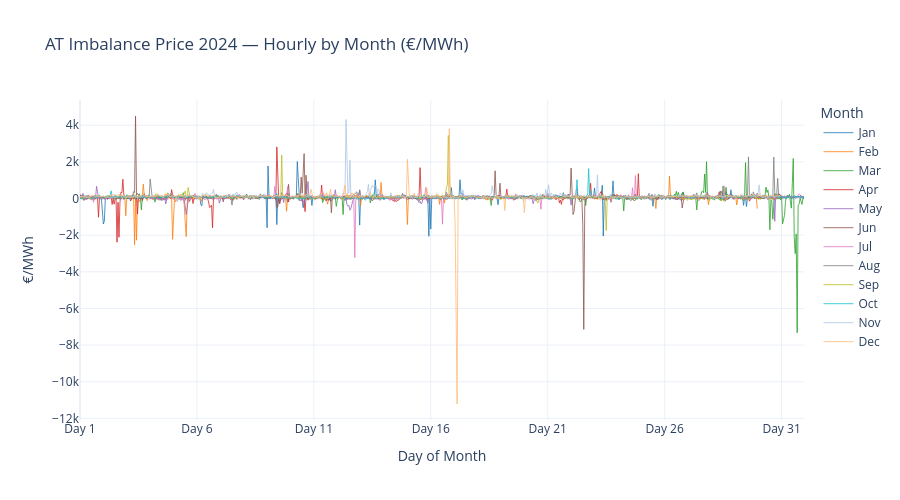

Notebook code cell kept with this figure:
### Code cell
# --- Chart: Hourly imbalance price overlaid by month (30-day x-axis) ---
# X-axis = fractional day-of-month (0–31), one trace per month, each a different color.

month_labels = ["Jan","Feb","Mar","Apr","May","Jun",
                "Jul","Aug","Sep","Oct","Nov","Dec"]
colors_12 = [
    "#1f77b4","#ff7f0e","#2ca02c","#d62728","#9467bd","#8c564b",
    "#e377c2","#7f7f7f","#bcbd22","#17becf","#aec7e8","#ffbb78"
]

# Use the first column (or "Long" if available) as the main imbalance price series
price_col = imb_year.columns[0]
imb_series = imb_year[price_col].copy()

fig_imb = go.Figure()

for m in range(1, 13):
    month_data = imb_series[imb_series.index.month == m]
    # Fractional day-of-month as x (hour 0 of day 1 = 0.0, hour 23 of day 31 = 30.958...)
    x_vals = (month_data.index.day - 1) + month_data.index.hour / 24

    fig_imb.add_trace(go.Scatter(
        x=x_vals,
        y=month_data.values,
        mode="lines",
        name=month_labels[m - 1],
        line=dict(color=colors_12[m - 1], width=1),
        opacity=0.8
    ))

fig_imb.update_layout(
    title="AT Imbalance Price 2024 — Hourly by Month (€/MWh)",
    xaxis_title="Day of Month",
    yaxis_title="€/MWh",
    xaxis=dict(
        tickmode="array",
        tickvals=list(range(0, 31, 5)),
        ticktext=[f"Day {d+1}" for d in range(0, 31, 5)]
    ),
    legend=dict(title="Month", orientation="v"),
    hovermode="x unified",
    template="plotly_white",
    height=500
)
fig_imb.show()

### Figure 1 — Plotly figure (JSON) as saved in the notebook; plotly's stock layout.template omitted (floating-point values rounded to 4 significant figures; data arrays with more than 128 entries replaced by an {"elided": "..."} marker saying what was removed)
{"data": [{"line": {"color": "#1f77b4", "width": 1}, "mode": "lines", "name": "Jan", "opacity": 0.8, "type": "scatter", "x": {"elided": "744 float values"}, "y": {"elided": "744 float values"}}, {"line": {"color": "#ff7f0e", "width": 1}, "mode": "lines", "name": "Feb", "opacity": 0.8, "type": "scatter", "x": {"elided": "696 float values"}, "y": {"elided": "696 float values"}}, {"line": {"color": "#2ca02c", "width": 1}, "mode": "lines", "name": "Mar", "opacity": 0.8, "type": "scatter", "x": {"elided": "743 float values"}, "y": {"elided": "743 float values"}}, {"line": {"color": "#d62728", "width": 1}, "mode": "lines", "name": "Apr", "opacity": 0.8, "type": "scatter", "x": {"elided": "720 float values"}, "y": {"elided": "720 float values"}}, {"line": {"color": "#9467bd", "width": 1}, "mode": "lines", "name": "May", "opacity": 0.8, "type": "scatter", "x": {"elided": "744 float values"}, "y": {"elided": "744 float values"}}, {"line": {"color": "#8c564b", "width": 1}, "mode": "lines", "name": "Jun", "opacity": 0.8, "type": "scatter", "x": {"elided": "720 float values"}, "y": {"elided": "720 float values"}}, {"line": {"color": "#e377c2", "width": 1}, "mode": "lines", "name": "Jul", "opacity": 0.8, "type": "scatter", "x": {"elided": "744 float values"}, "y": {"elided": "744 float values"}}, {"line": {"color": "#7f7f7f", "width": 1}, "mode": "lines", "name": "Aug", "opacity": 0.8, "type": "scatter", "x": {"elided": "744 float values"}, "y": {"elided": "744 float values"}}, {"line": {"color": "#bcbd22", "width": 1}, "mode": "lines", "name": "Sep", "opacity": 0.8, "type": "scatter", "x": {"elided": "720 float values"}, "y": {"elided": "720 float values"}}, {"line": {"color": "#17becf", "width": 1}, "mode": "lines", "name": "Oct", "opacity": 0.8, "type": "scatter", "x": {"elided": "745 float values"}, "y": {"elided": "745 float values"}}, {"line": {"color": "#aec7e8", "width": 1}, "mode": "lines", "name": "Nov", "opacity": 0.8, "type": "scatter", "x": {"elided": "720 float values"}, "y": {"elided": "720 float values"}}, {"line": {"color": "#ffbb78", "width": 1}, "mode": "lines", "name": "Dec", "opacity": 0.8, "type": "scatter", "x": {"elided": "720 float values"}, "y": {"elided": "720 float values"}}], "layout": {"height": 500, "hovermode": "x unified", "legend": {"orientation": "v", "title": {"text": "Month"}}, "title": {"text": "AT Imbalance Price 2024 — Hourly by Month (€/MWh)"}, "xaxis": {"tickmode": "array", "ticktext": ["Day 1", "Day 6", "Day 11", "Day 16", "Day 21", "Day 26", "Day 31"], "tickvals": [0, 5, 10, 15, 20, 25, 30], "title": {"text": "Day of Month"}}, "yaxis": {"title": {"text": "€/MWh"}}}}
